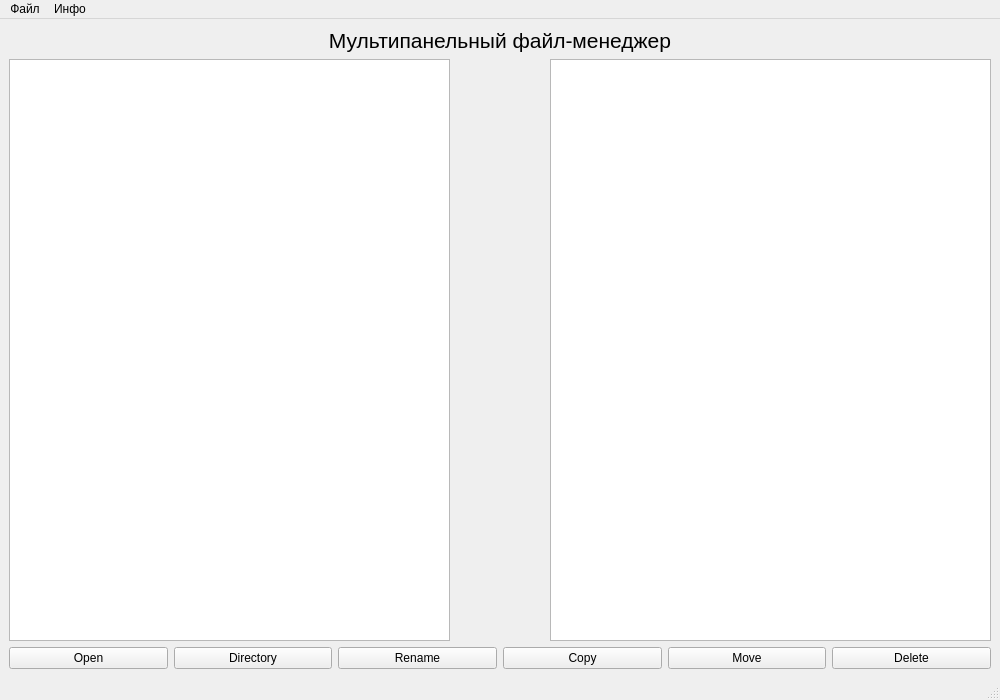
<?xml version="1.0" encoding="UTF-8"?>
<ui version="4.0">
 <class>MainWindow</class>
 <widget class="QMainWindow" name="MainWindow">
  <property name="geometry">
   <rect>
    <x>0</x>
    <y>0</y>
    <width>1000</width>
    <height>700</height>
   </rect>
  </property>
  <property name="minimumSize">
   <size>
    <width>500</width>
    <height>500</height>
   </size>
  </property>
  <property name="windowTitle">
   <string>File Manager</string>
  </property>
  <property name="windowIcon">
   <iconset theme="icon32.png">
    <normaloff>.</normaloff>.</iconset>
  </property>
  <property name="styleSheet">
   <string notr="true"/>
  </property>
  <property name="tabShape">
   <enum>QTabWidget::Rounded</enum>
  </property>
  <widget class="QWidget" name="centralwidget">
   <layout class="QVBoxLayout" name="verticalLayout">
    <item>
     <widget class="QLabel" name="InfoL">
      <property name="font">
       <font>
        <pointsize>16</pointsize>
       </font>
      </property>
      <property name="text">
       <string>&lt;html&gt;&lt;head/&gt;&lt;body&gt;&lt;p align=&quot;center&quot;&gt;Мультипанельный файл-менеджер&lt;/p&gt;&lt;/body&gt;&lt;/html&gt;</string>
      </property>
      <property name="alignment">
       <set>Qt::AlignCenter</set>
      </property>
      <property name="wordWrap">
       <bool>true</bool>
      </property>
     </widget>
    </item>
    <item>
     <layout class="QHBoxLayout" name="horizontalLayout">
      <property name="spacing">
       <number>100</number>
      </property>
      <property name="sizeConstraint">
       <enum>QLayout::SetDefaultConstraint</enum>
      </property>
      <item>
       <widget class="QListView" name="FirstList">
        <property name="enabled">
         <bool>true</bool>
        </property>
        <property name="minimumSize">
         <size>
          <width>200</width>
          <height>400</height>
         </size>
        </property>
        <property name="statusTip">
         <string comment="Active"/>
        </property>
       </widget>
      </item>
      <item>
       <widget class="QListView" name="SecondList">
        <property name="minimumSize">
         <size>
          <width>200</width>
          <height>400</height>
         </size>
        </property>
       </widget>
      </item>
     </layout>
    </item>
    <item>
     <layout class="QHBoxLayout" name="horizontalLayout_2">
      <item>
       <widget class="QPushButton" name="OpenButton">
        <property name="text">
         <string>Open</string>
        </property>
       </widget>
      </item>
      <item>
       <widget class="QPushButton" name="DirButton">
        <property name="text">
         <string>Directory</string>
        </property>
       </widget>
      </item>
      <item>
       <widget class="QPushButton" name="RenameButton">
        <property name="text">
         <string>Rename</string>
        </property>
       </widget>
      </item>
      <item>
       <widget class="QPushButton" name="CopyButton">
        <property name="text">
         <string>Copy</string>
        </property>
       </widget>
      </item>
      <item>
       <widget class="QPushButton" name="MoveButton">
        <property name="text">
         <string>Move</string>
        </property>
       </widget>
      </item>
      <item>
       <widget class="QPushButton" name="DeleteButton">
        <property name="text">
         <string>Delete</string>
        </property>
       </widget>
      </item>
     </layout>
    </item>
   </layout>
  </widget>
  <widget class="QMenuBar" name="menuBar">
   <property name="geometry">
    <rect>
     <x>0</x>
     <y>0</y>
     <width>1000</width>
     <height>20</height>
    </rect>
   </property>
   <widget class="QMenu" name="menuFile">
    <property name="title">
     <string>Файл</string>
    </property>
    <addaction name="actionOpen"/>
    <addaction name="separator"/>
    <addaction name="actionExit"/>
   </widget>
   <widget class="QMenu" name="menuInfo">
    <property name="title">
     <string>Инфо</string>
    </property>
    <addaction name="actionInformation"/>
   </widget>
   <addaction name="menuFile"/>
   <addaction name="menuInfo"/>
  </widget>
  <widget class="QStatusBar" name="statusbar">
   <property name="acceptDrops">
    <bool>false</bool>
   </property>
  </widget>
  <action name="actionOpen">
   <property name="text">
    <string>Открыть папку</string>
   </property>
  </action>
  <action name="actionExit">
   <property name="text">
    <string>Выход</string>
   </property>
  </action>
  <action name="actionInformation">
   <property name="text">
    <string>Информация</string>
   </property>
  </action>
 </widget>
 <resources/>
 <connections/>
</ui>
